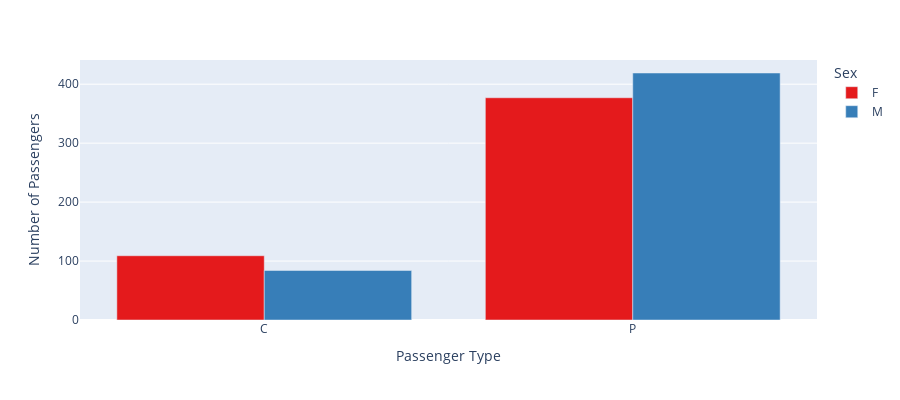

Here is the notebook cell this chart was saved with:
### Markdown cell above
### Passengers Sex and Passengers Categories

Here we can see the plot of the Passengers Sex by their categories in the Cruise

### Code cell
df2 = passengers[['Sex','Category']]
df2 = df2.groupby(['Sex', 'Category']).agg({'Category': ['count']})
df2.columns = ['count']
df2 = df2.reset_index()

fig = px.bar(df2, x='Category', y='count',
             color='Sex', barmode='group',
             height=400,
             color_discrete_sequence=px.colors.qualitative.Set1)

fig.update_layout(xaxis={'title':'Passenger Type'},
                  yaxis={'title':'Number of Passengers'})


fig.show()

### Figure 1 — Plotly figure (JSON) as saved in the notebook; plotly's stock layout.template omitted (floating-point values rounded to 4 significant figures)
{"data": [{"alignmentgroup": "True", "hovertemplate": "Sex=F<br>Category=%{x}<br>count=%{y}<extra></extra>", "legendgroup": "F", "marker": {"color": "rgb(228,26,28)"}, "name": "F", "offsetgroup": "F", "orientation": "v", "showlegend": true, "textposition": "auto", "type": "bar", "x": ["C", "P"], "xaxis": "x", "y": [109, 377], "yaxis": "y"}, {"alignmentgroup": "True", "hovertemplate": "Sex=M<br>Category=%{x}<br>count=%{y}<extra></extra>", "legendgroup": "M", "marker": {"color": "rgb(55,126,184)"}, "name": "M", "offsetgroup": "M", "orientation": "v", "showlegend": true, "textposition": "auto", "type": "bar", "x": ["C", "P"], "xaxis": "x", "y": [84, 419], "yaxis": "y"}], "layout": {"barmode": "group", "height": 400, "legend": {"title": {"text": "Sex"}, "tracegroupgap": 0}, "margin": {"t": 60}, "xaxis": {"anchor": "y", "domain": [0, 1], "title": {"text": "Passenger Type"}}, "yaxis": {"anchor": "x", "domain": [0, 1], "title": {"text": "Number of Passengers"}}}}
